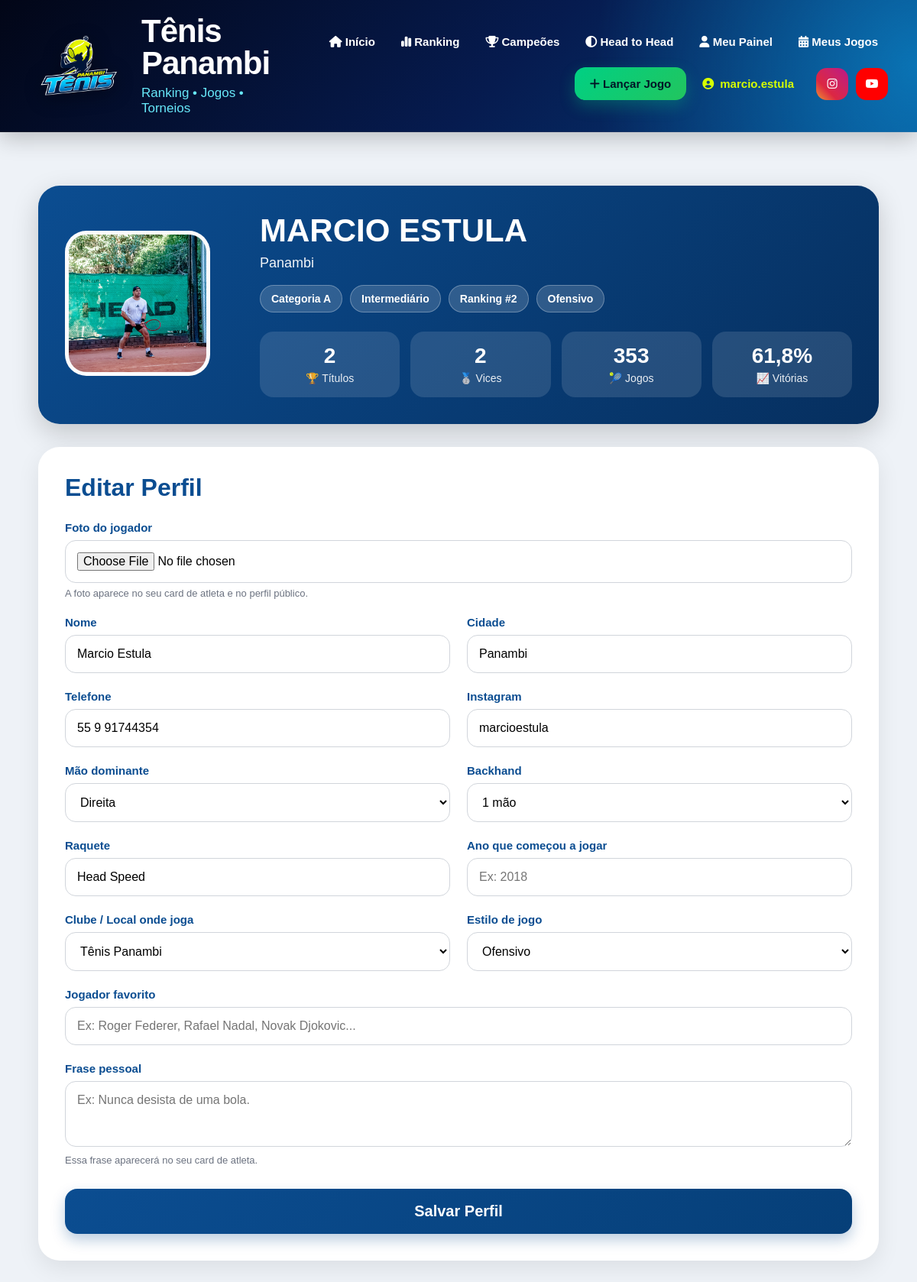
The page /meu-perfil/ (signed in) on the database as committed earlier.
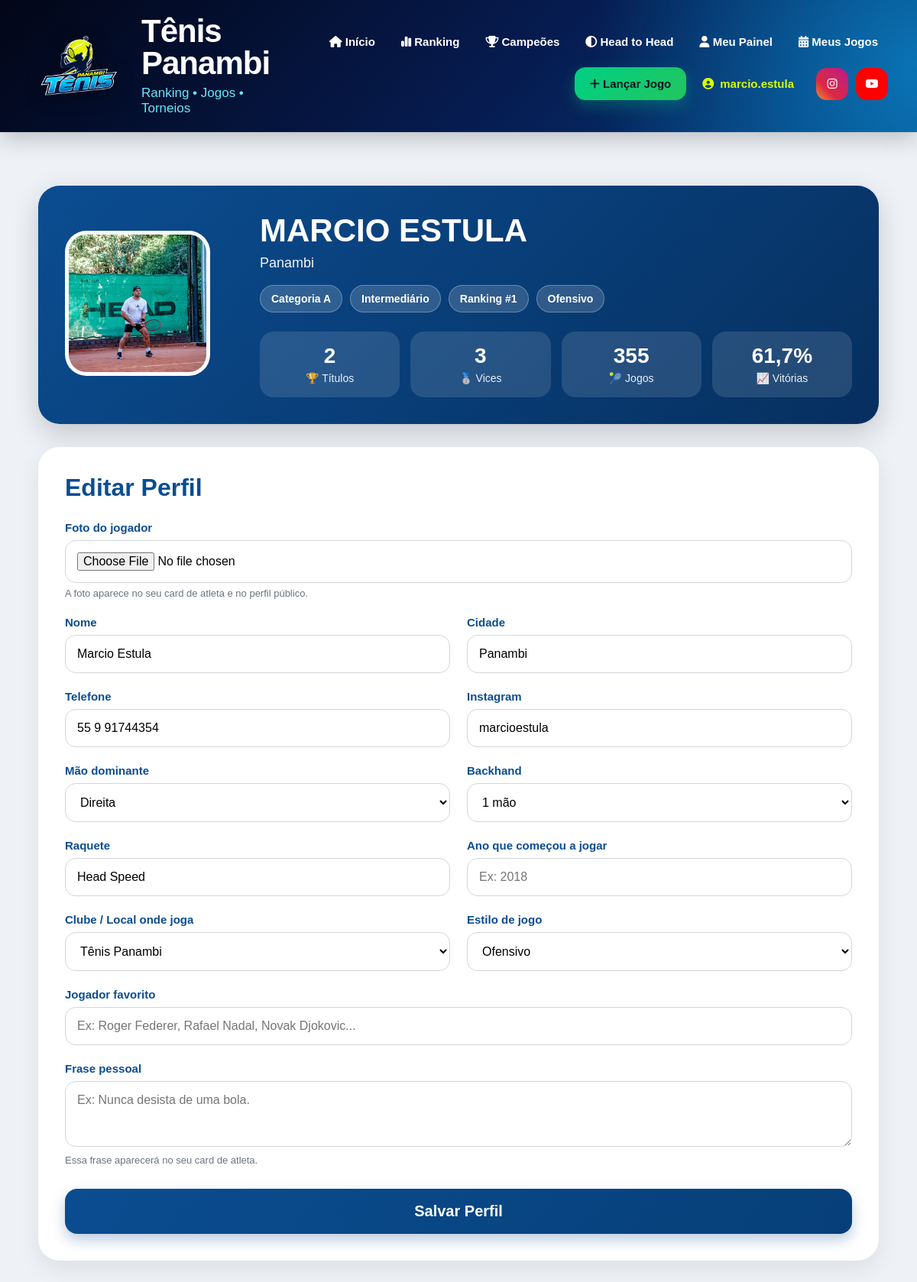
The same page on the database as committed later.
### core/models.py (models this page shows, shortened)
class RankingJogador(models.Model):
    torneio = models.ForeignKey(
        Torneio,
        on_delete=models.CASCADE
    )
    categoria = models.ForeignKey(
        CategoriaTorneio,
        on_delete=models.CASCADE
    )
    jogador = models.ForeignKey(
        Jogador,
        on_delete=models.CASCADE
    )
    posicao = models.IntegerField(default=0)
    posicao_anterior = models.IntegerField(default=0)
    pontos = models.IntegerField(default=0)
    pontos = models.IntegerField(default=0)
    vitorias = models.IntegerField(default=0)
    derrotas = models.IntegerField(default=0)
    games_feitos = models.IntegerField(default=0)
    games_sofridos = models.IntegerField(default=0)
    aproveitamento = models.FloatField(default=0)
    posicao = models.IntegerField(default=0)
    status_ranking = models.CharField(
        max_length=30,
        blank=True,
        null=True
    )

class Jogador(models.Model):
    CATEGORIAS = [
        ('A', 'Categoria A'),
        ('B', 'Categoria B'),
        ('C', 'Categoria C'),
    ]
    NIVEIS = [
        ('INICIANTE', 'Iniciante'),
        ('INTERMEDIARIO', 'Intermediário'),
        ('AVANCADO', 'Avançado'),
    ]
    MAOS = [
        ('DIREITA', 'Direita'),
        ('ESQUERDA', 'Esquerda'),
    ]
    BACKHANDS = [
        ('UMA_MAO', '1 mão'),
        ('DUAS_MAOS', '2 mãos'),
    ]
    ESTILOS_JOGO = [
        ('OFENSIVO', 'Ofensivo'),
        ('DEFENSIVO', 'Defensivo'),
        ('ALL_COURT', 'All Court'),
        ('SAQUE_VOLEIO', 'Saque e Voleio'),
    ]
    CLUBES = [
        ('TENIS_PANAMBI', 'Tênis Panambi'),
        ('AABB', 'AABB'),
        ('AFUBRA', 'Afubra'),
        ('OUTRO', 'Outro'),
    ]
    usuario = models.OneToOneField(
        User,
        on_delete=models.SET_NULL,
        null=True,
        blank=True
    )
    nome = models.CharField(max_length=150)
    email = models.EmailField(
        blank=True,
        null=True
    )
    telefone = models.CharField(
        max_length=30,
        blank=True,
        null=True
    )
    cidade = models.CharField(
        max_length=100,
        blank=True,
        null=True
    )
    categoria = models.CharField(
        max_length=1,
        choices=CATEGORIAS,
        blank=True,
        null=True
    )
    nivel = models.CharField(
        max_length=20,
        choices=NIVEIS,
        default='INICIANTE'
    )
    mao_dominante = models.CharField(
        max_length=20,
        choices=MAOS,
        default='DIREITA'
    )
    raquete = models.CharField(
        max_length=100,
        blank=True,
        null=True
    )
    instagram = models.CharField(
        max_length=100,
        blank=True,
        null=True
    )
    foto = models.ImageField(
        upload_to='jogadores/',
        blank=True,
        null=True
    )
    ano_inicio = models.PositiveIntegerField(
        blank=True,
        null=True,
        verbose_name='Ano que começou a jogar'
    )
    clube = models.CharField(
        max_length=30,
        choices=CLUBES,
        blank=True,
        null=True
    )
    backhand = models.CharField(
        max_length=20,
        choices=BACKHANDS,
        blank=True,
        null=True
    )
    estilo_jogo = models.CharField(
        max_length=30,
        choices=ESTILOS_JOGO,
        blank=True,
        null=True
    )
    jogador_favorito = models.CharField(
        max_length=100,
        blank=True,
        null=True
    )
    frase_pessoal = models.CharField(
        max_length=200,
        blank=True,
        null=True
    )
    jogos_historicos = models.IntegerField(default=0)
    vitorias_historicas = models.IntegerField(default=0)
    derrotas_historicas = models.IntegerField(default=0)
    titulos_cd = models.IntegerField(default=0)
    vice_cd = models.IntegerField(default=0)
    semifinal_cd = models.IntegerField(default=0)
    ativo = models.BooleanField(default=False)
    criado_em = models.DateTimeField(auto_now_add=True)
    class Meta:
        ordering = ['categoria', 'nome']

### core/views.py (the view, shortened to what this page needs)
@login_required
def meu_perfil(request):
    jogador = Jogador.objects.filter(
        usuario=request.user
    ).first()
    ranking = RankingJogador.objects.filter(
        jogador=jogador
    ).order_by(
        'posicao'
    ).first()
    participacoes_confirmadas = ParticipanteJogo.objects.filter(
        jogador=jogador,
        jogo__status='CONFIRMADO'
    )
    jogos_sistema = participacoes_confirmadas.count()
    vitorias_sistema = participacoes_confirmadas.filter(
        vencedor=True
    ).count()
    derrotas_sistema = participacoes_confirmadas.filter(
        vencedor=False
    ).count()
    total_jogos = jogador.jogos_historicos + jogos_sistema
    total_vitorias = (
        jogador.vitorias_historicas +
        vitorias_sistema
    )
    total_derrotas = (
        jogador.derrotas_historicas +
        derrotas_sistema
    )
    aproveitamento = 0
    if total_jogos > 0:
        aproveitamento = round(
            (total_vitorias / total_jogos) * 100,
            1
        )
    return render(
        request,
        'jogador/meu_perfil.html',
        {
            'jogador': jogador,
            'ranking': ranking,
            'total_jogos': total_jogos,
            'total_vitorias': total_vitorias,
            'total_derrotas': total_derrotas,
            'aproveitamento': aproveitamento,
        }
    )

### core/templates/jogador/meu_perfil.html (shortened to what the changed rows need)
{% extends 'base/base.html' %}
{% load static %}
{% block content %}
<div class="perfil-container">
    <div class="perfil-card-topo">
        <div>
            {% if jogador.foto %}
                <img
                    src="{{ jogador.foto.url }}"
                    class="perfil-foto"
                    alt="{{ jogador.nome }}"
                >
            {% else %}
                <div class="perfil-foto-vazia">
                    🎾
                </div>
            {% endif %}
        </div>
        <div>
            <h1 class="perfil-nome">
                {{ jogador.nome }}
            </h1>
            <div class="perfil-info">
                {% if jogador.cidade %}
                    {{ jogador.cidade }}
                {% else %}
                    Cidade não informada
                {% endif %}
            </div>
            <div class="perfil-badges">
                <div class="perfil-badge">
                    Categoria {{ jogador.categoria|default:"-" }}
                </div>
                <div class="perfil-badge">
                    {{ jogador.get_nivel_display|default:"Nível não definido" }}
                </div>
                <div class="perfil-badge">
                    Ranking
                    {% if ranking %}
                        #{{ ranking.posicao }}
                    {% else %}
                        -
                    {% endif %}
                </div>
                {% if jogador.get_estilo_jogo_display %}
                    <div class="perfil-badge">
                        {{ jogador.get_estilo_jogo_display }}
                    </div>
                {% endif %}
            </div>
            <div class="perfil-stats">
                <div class="perfil-stat">
                    <strong>{{ jogador.titulos_cd }}</strong>
                    <span>🏆 Títulos</span>
                </div>
                <div class="perfil-stat">
                    <strong>{{ jogador.vice_cd }}</strong>
                    <span>🥈 Vices</span>
                </div>
                <div class="perfil-stat">
                    <strong>{{ total_jogos }}</strong>
                    <span>🎾 Jogos</span>
                </div>
                <div class="perfil-stat">
                    <strong>{{ aproveitamento }}%</strong>
                    <span>📈 Vitórias</span>
                </div>
            </div>
        </div>
    </div>
    <div class="perfil-form-card">
        <h2 class="perfil-titulo">
            Editar Perfil
        </h2>
        <form method="post" enctype="multipart/form-data">
            <div class="perfil-grid">
                <div class="campo">
                    <label>
                        Nome
                    </label>
                    <input
                        type="text"
                        name="nome"
                        value="{{ jogador.nome }}"
                        required
                    >
                </div>
                <div class="campo">
                    <label>
                        Cidade
                    </label>
                    <input
                        type="text"
                        name="cidade"
                        value="{{ jogador.cidade|default:'' }}"
                        placeholder="Ex: Panambi"
                    >
                </div>
                <div class="campo">
                    <label>
                        Telefone
                    </label>
                    <input
                        type="text"
                        name="telefone"
                        value="{{ jogador.telefone|default:'' }}"
                        placeholder="Ex: (55) 99999-9999"
                    >
                </div>
                <div class="campo">
                    <label>
                        Instagram
                    </label>
                    <input
                        type="text"
                        name="instagram"
                        value="{{ jogador.instagram|default:'' }}"
                        placeholder="Ex: @marcioestula"
                    >
                </div>
                <div class="campo">
                    <label>
                        Mão dominante
                    </label>
                    <select name="mao_dominante">
                        <option value="DIREITA" {% if jogador.mao_dominante == 'DIREITA' %}selected{% endif %}>
                            Direita
                        </option>
                    </select>
                </div>
                <div class="campo">
                    <label>
                        Backhand
                    </label>
                    <select name="backhand">
                        <option value="UMA_MAO" {% if jogador.backhand == 'UMA_MAO' %}selected{% endif %}>
                            1 mão
                        </option>
                    </select>
                </div>
                <div class="campo">
                    <label>
                        Raquete
                    </label>
                    <input
                        type="text"
                        name="raquete"
                        value="{{ jogador.raquete|default:'' }}"
                        placeholder="Ex: Babolat, Wilson, Head..."
                    >
                </div>
                <div class="campo">
                    <label>
                        Clube / Local onde joga
                    </label>
                    <select name="clube">
                        <option value="TENIS_PANAMBI" {% if jogador.clube == 'TENIS_PANAMBI' %}selected{% endif %}>
                            Tênis Panambi
                        </option>
                    </select>
                </div>
                <div class="campo">
                    <label>
                        Estilo de jogo
                    </label>
                    <select name="estilo_jogo">
                        <option value="OFENSIVO" {% if jogador.estilo_jogo == 'OFENSIVO' %}selected{% endif %}>
                            Ofensivo
                        </option>
                    </select>
                </div>
            </div>
        </form>
    </div>
</div>
{% endblock %}

Rows that differ between the two databases and show on the page:
no longer on this page (row unchanged): RankingJogador: posicao "2"
changed Jogador "MARCIO ESTULA": vice_cd "2" → "3"
added RankingJogador: posicao "1"
Other text that changed with them:
{{ total_jogos }}: "353" → "355"
{{ aproveitamento }}: "61,8" → "61,7"
